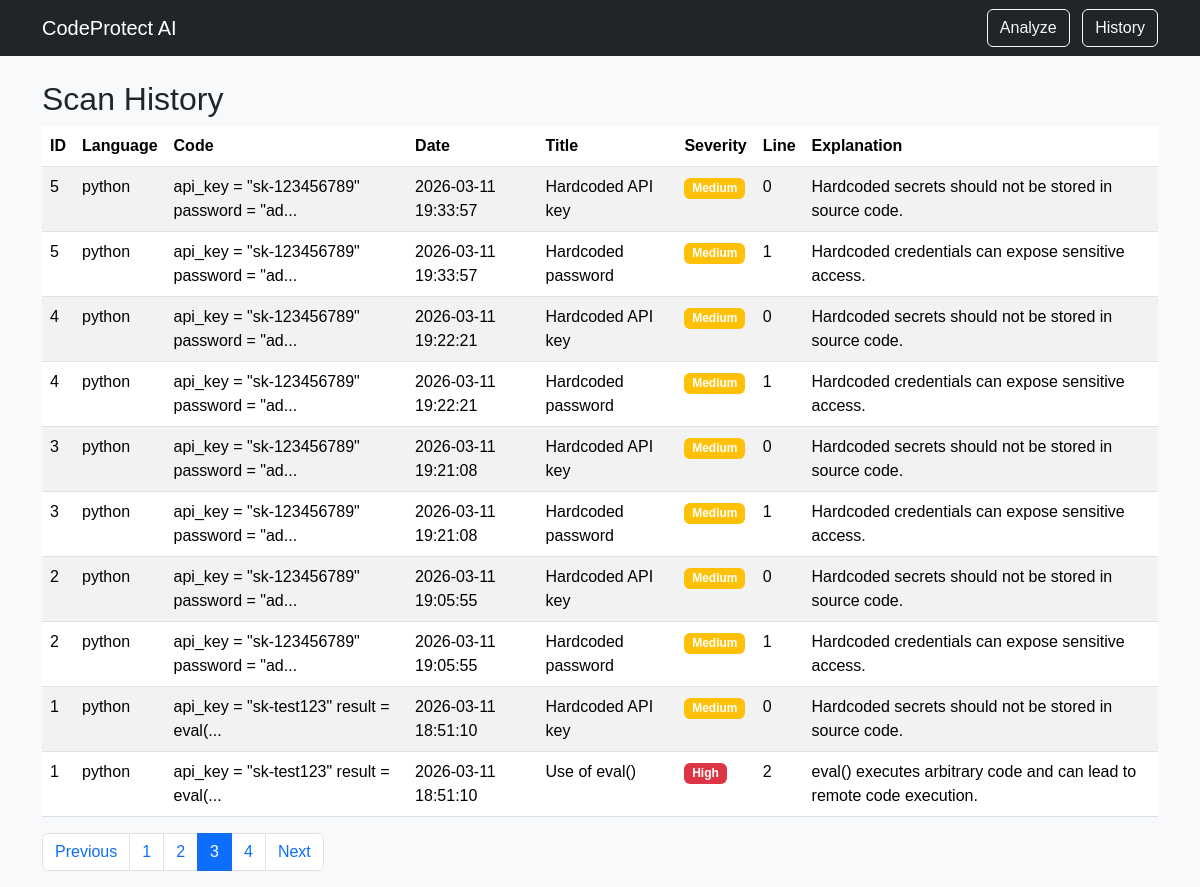
The page /history?page=3 on the database its author committed.
### tables this page shows
CREATE TABLE findings (
    id INTEGER PRIMARY KEY AUTOINCREMENT,
    scan_id INTEGER NOT NULL,
    title TEXT NOT NULL,
    severity TEXT NOT NULL,
    line INTEGER,
    explanation TEXT NOT NULL,
    FOREIGN KEY(scan_id) REFERENCES scans(id)
);

CREATE TABLE scans (
    id INTEGER PRIMARY KEY AUTOINCREMENT,
    language TEXT NOT NULL,
    code TEXT NOT NULL,
    created_at TIMESTAMP DEFAULT CURRENT_TIMESTAMP
);

### app.py (the view)
@app.route("/history", methods=["GET"])
def history():
    page = request.args.get("page", 1, type=int)
    per_page = 10
    offset = (page - 1) * per_page
    db = sqlite3.connect("scans.db")
    cursor = db.cursor()
    cursor.execute(
        "SELECT COUNT(*) FROM scans JOIN findings ON scans.id = findings.scan_id"
    )
    total_rows = cursor.fetchone()[0]
    cursor.execute(
        "SELECT * FROM scans JOIN findings ON scans.id = findings.scan_id ORDER BY created_at DESC LIMIT ? OFFSET ?",
        (per_page, offset),
    )
    history = cursor.fetchall()
    db.close()
    total_pages = math.ceil(total_rows / per_page)
    return render_template(
        "history.html", history=history, page=page, total_pages=total_pages
    )

### templates/history.html
{% extends "base.html" %}
{% block content %}
<h2>Scan History</h2>
<table class="table table-striped">
<thead>
    <tr>
    <th>ID</th>
    <th>Language</th>
    <th>Code</th>
    <th>Date</th>
    <th>Title</th>
    <th>Severity</th>
    <th>Line</th>
    <th>Explanation</th>
    </tr>
</thead>
<tbody>
    {% for finding in history %}
        <tr>
        <td>{{ finding[0] }}</td>
        <td>{{ finding[1] }}</td>
        <td>{{ finding[2][:40] }}...</td>
        <td>{{ finding[3] }}</td>
        <td>{{ finding[6] }}</td>
        <td>
        <span class="badge
        {% if finding[7] == 'High' %}bg-danger
        {% elif finding[7] == 'Medium' %}bg-warning
        {% else %}bg-secondary
        {% endif %}">
        {{ finding[7] }}
        </span>
        </td>
        <td>{{ finding[8] }}</td>
        <td>{{ finding[9] }}</td>
        </tr>
    {% endfor %}
</tbody>
</table>
<nav>
    <ul class="pagination">
    {% if page > 1 %}
        <li class="page-item">
        <a class="page-link" href="/history?page={{ page-1 }}">Previous</a>
        </li>
    {% endif %}
    {% for p in range(1, total_pages + 1) %}
        <li class="page-item {% if p == page %}active{% endif %}">
        <a class="page-link" href="/history?page={{ p }}">{{ p }}</a>
        </li>
    {% endfor %}
    {% if page < total_pages %}
        <li class="page-item">
        <a class="page-link" href="/history?page={{ page+1 }}">Next</a>
        </li>
    {% endif %}
    </ul>
</nav>
{% endblock %}

### static/styles.css (style rules this page uses)
body { font-family: Arial, sans-serif; }

### rows shown on the page
findings: finding "5", language "python", code "api_key = \"sk-123456789\" password = \"ad", created_at "2026-03-11 19:33:57", title "Hardcoded API key", severity "Medium", line "0", explanation "Hardcoded secrets should not be stored in source code."
findings: finding "5", language "python", code "api_key = \"sk-123456789\" password = \"ad", created_at "2026-03-11 19:33:57", title "Hardcoded password", severity "Medium", line "1", explanation "Hardcoded credentials can expose sensitive access."
findings: finding "4", language "python", code "api_key = \"sk-123456789\" password = \"ad", created_at "2026-03-11 19:22:21", title "Hardcoded API key", severity "Medium", line "0", explanation "Hardcoded secrets should not be stored in source code."
findings: finding "4", language "python", code "api_key = \"sk-123456789\" password = \"ad", created_at "2026-03-11 19:22:21", title "Hardcoded password", severity "Medium", line "1", explanation "Hardcoded credentials can expose sensitive access."
findings: finding "3", language "python", code "api_key = \"sk-123456789\" password = \"ad", created_at "2026-03-11 19:21:08", title "Hardcoded API key", severity "Medium", line "0", explanation "Hardcoded secrets should not be stored in source code."
findings: finding "3", language "python", code "api_key = \"sk-123456789\" password = \"ad", created_at "2026-03-11 19:21:08", title "Hardcoded password", severity "Medium", line "1", explanation "Hardcoded credentials can expose sensitive access."
findings: finding "2", language "python", code "api_key = \"sk-123456789\" password = \"ad", created_at "2026-03-11 19:05:55", title "Hardcoded API key", severity "Medium", line "0", explanation "Hardcoded secrets should not be stored in source code."
findings: finding "2", language "python", code "api_key = \"sk-123456789\" password = \"ad", created_at "2026-03-11 19:05:55", title "Hardcoded password", severity "Medium", line "1", explanation "Hardcoded credentials can expose sensitive access."
findings: finding "1", language "python", code "api_key = \"sk-test123\" result = eval(", created_at "2026-03-11 18:51:10", title "Hardcoded API key", severity "Medium", line "0", explanation "Hardcoded secrets should not be stored in source code."
findings: finding "1", language "python", code "api_key = \"sk-test123\" result = eval(", created_at "2026-03-11 18:51:10", title "Use of eval()", severity "High", line "2", explanation "eval() executes arbitrary code and can lead to remote code execution."

### other values the page prints
{{ p }} "1" "2" "3" "4"
